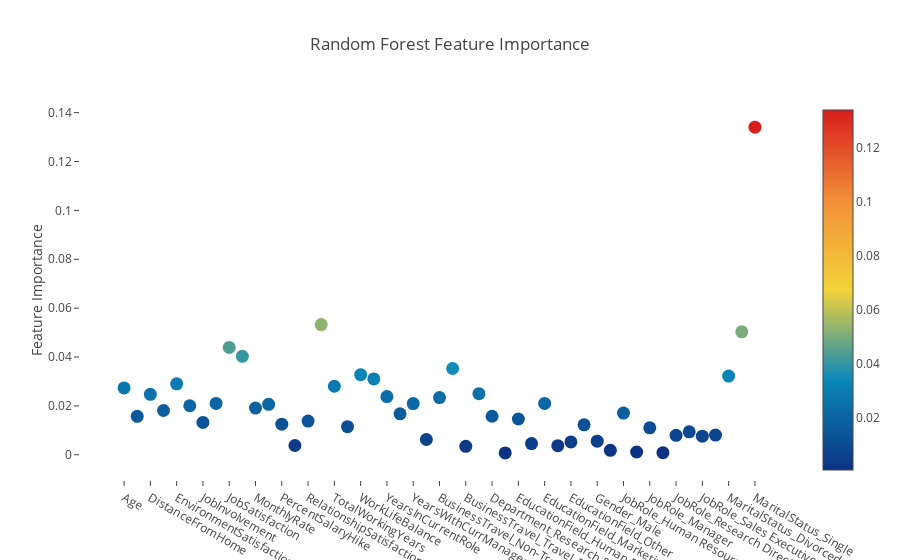

The notebook cell saved with this chart:
### Markdown cell above
##### Feature ranking with Random Forest

### Code cell
# Scatter plot 
trace = go.Scatter(
    y = rf.feature_importances_,
    x = new_attrition_data_df.columns.values,
    mode='markers',
    marker=dict(
        sizemode = 'diameter',
        sizeref = 1,
        size = 13,
        #size= rf.feature_importances_,
        #color = np.random.randn(500), #set color equal to a variable
        color = rf.feature_importances_,
        colorscale='Portland',
        showscale=True
    ),
    text = new_attrition_data_df.columns.values
)
data = [trace]

layout= go.Layout(
    autosize= True,
    title= 'Random Forest Feature Importance',
    hovermode= 'closest',
     xaxis= dict(
         ticklen= 5,
         showgrid=False,
        zeroline=False,
        showline=False
     ),
    yaxis=dict(
        title= 'Feature Importance',
        showgrid=False,
        zeroline=False,
        ticklen= 5,
        gridwidth= 2
    ),
    showlegend= False
)
fig = go.Figure(data=data, layout=layout)
py.iplot(fig,filename='scatter2010')

### Figure 1 — Plotly figure (JSON) as saved in the notebook; plotly's stock layout.template omitted (floating-point values rounded to 4 significant figures)
{"data": [{"marker": {"color": [0.02735, 0.01573, 0.02473, 0.01812, 0.02902, 0.02006, 0.01323, 0.02102, 0.04392, 0.0403, 0.01913, 0.02066, 0.01252, 0.003799, 0.01381, 0.05326, 0.02805, 0.01148, 0.03276, 0.03103, 0.02383, 0.01677, 0.02096, 0.006248, 0.02339, 0.0353, 0.003459, 0.02501, 0.01577, 0.0007784, 0.01463, 0.004596, 0.02101, 0.003705, 0.005263, 0.01224, 0.00556, 0.001815, 0.01708, 0.001129, 0.01104, 0.0008399, 0.007978, 0.009373, 0.007592, 0.008071, 0.0322, 0.05031, 0.1341], "colorscale": "Portland", "showscale": true, "size": 13, "sizemode": "diameter", "sizeref": 1}, "mode": "markers", "text": ["Age", "DailyRate", "DistanceFromHome", "Education", "EnvironmentSatisfaction", "HourlyRate", "JobInvolvement", "JobLevel", "JobSatisfaction", "MonthlyIncome", "MonthlyRate", "NumCompaniesWorked", "PercentSalaryHike", "PerformanceRating", "RelationshipSatisfaction", "StockOptionLevel", "TotalWorkingYears", "TrainingTimesLastYear", "WorkLifeBalance", "YearsAtCompany", "YearsInCurrentRole", "YearsSinceLastPromotion", "YearsWithCurrManager", "attrition", "BusinessTravel_Non-Travel", "BusinessTravel_Travel_Frequently", "BusinessTravel_Travel_Rarely", "Department_Human Resources", "Department_Research & Development", "Department_Sales", "EducationField_Human Resources", "EducationField_Life Sciences", "EducationField_Marketing", "EducationField_Medical", "EducationField_Other", "EducationField_Technical Degree", "Gender_Male", "JobRole_Healthcare Representative", "JobRole_Human Resources", "JobRole_Laboratory Technician", "JobRole_Manager", "JobRole_Manufacturing Director", "JobRole_Research Director", "JobRole_Research Scientist", "JobRole_Sales Executive", "JobRole_Sales Representative", "MaritalStatus_Divorced", "MaritalStatus_Married", "MaritalStatus_Single", "OverTime_Yes"], "type": "scatter", "x": ["Age", "DailyRate", "DistanceFromHome", "Education", "EnvironmentSatisfaction", "HourlyRate", "JobInvolvement", "JobLevel", "JobSatisfaction", "MonthlyIncome", "MonthlyRate", "NumCompaniesWorked", "PercentSalaryHike", "PerformanceRating", "RelationshipSatisfaction", "StockOptionLevel", "TotalWorkingYears", "TrainingTimesLastYear", "WorkLifeBalance", "YearsAtCompany", "YearsInCurrentRole", "YearsSinceLastPromotion", "YearsWithCurrManager", "attrition", "BusinessTravel_Non-Travel", "BusinessTravel_Travel_Frequently", "BusinessTravel_Travel_Rarely", "Department_Human Resources", "Department_Research & Development", "Department_Sales", "EducationField_Human Resources", "EducationField_Life Sciences", "EducationField_Marketing", "EducationField_Medical", "EducationField_Other", "EducationField_Technical Degree", "Gender_Male", "JobRole_Healthcare Representative", "JobRole_Human Resources", "JobRole_Laboratory Technician", "JobRole_Manager", "JobRole_Manufacturing Director", "JobRole_Research Director", "JobRole_Research Scientist", "JobRole_Sales Executive", "JobRole_Sales Representative", "MaritalStatus_Divorced", "MaritalStatus_Married", "MaritalStatus_Single", "OverTime_Yes"], "y": [0.02735, 0.01573, 0.02473, 0.01812, 0.02902, 0.02006, 0.01323, 0.02102, 0.04392, 0.0403, 0.01913, 0.02066, 0.01252, 0.003799, 0.01381, 0.05326, 0.02805, 0.01148, 0.03276, 0.03103, 0.02383, 0.01677, 0.02096, 0.006248, 0.02339, 0.0353, 0.003459, 0.02501, 0.01577, 0.0007784, 0.01463, 0.004596, 0.02101, 0.003705, 0.005263, 0.01224, 0.00556, 0.001815, 0.01708, 0.001129, 0.01104, 0.0008399, 0.007978, 0.009373, 0.007592, 0.008071, 0.0322, 0.05031, 0.1341]}], "layout": {"autosize": true, "hovermode": "closest", "showlegend": false, "title": "Random Forest Feature Importance", "xaxis": {"showgrid": false, "showline": false, "ticklen": 5, "zeroline": false}, "yaxis": {"gridwidth": 2, "showgrid": false, "ticklen": 5, "title": "Feature Importance", "zeroline": false}}}
